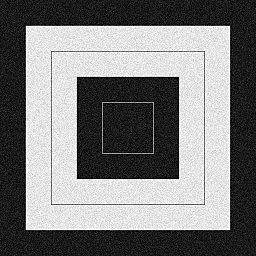
#> input picture img/gaussian_noise.jpg, 256 x 256 px
$ python 0601filter-blur.py
#> lines starting #> are read from the running program, lines starting #| are printed output that depends on the picture
import cv2
import numpy as np
img = cv2.imread('./img/gaussian_noise.jpg')
#> img is the input picture: shape (256, 256, 3); min 0, max 255, mean 122.3

kernel = np.ones((5,5))/25
blured = cv2.filter2D(img, -1, kernel)
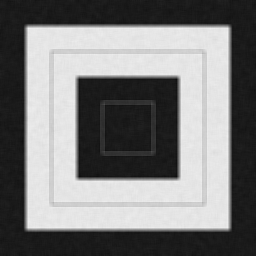
#> blured: shape (256, 256, 3); min 14, max 240, mean 122.3
cv2.imshow("origin", img)
cv2.imshow("blured", blured)
cv2.waitKey(0)
cv2.destroyAllWindows()

k1 = np.array([[1, 2, 1],
              [2, 4, 2],
              [1, 2, 1]]) / 16

blur1 = cv2.filter2D(img, -1, k1)
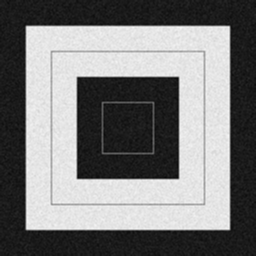
#> blur1: shape (256, 256, 3); min 7, max 247, mean 122.3
cv2.imshow("origin", img)
cv2.imshow("blur1", blur1)
cv2.waitKey(0)
cv2.destroyAllWindows()

blur2 = cv2.medianBlur(img, 3)
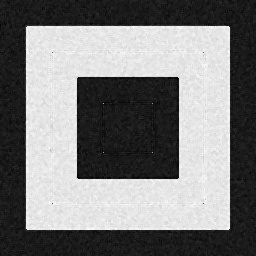
#> blur2: shape (256, 256, 3); min 0, max 253, mean 123
blur3 = cv2.bilateralFilter(img, 5, 75, 75)
cv2.imshow("origin", img)
cv2.imshow("gasussian", blur1)
cv2.imshow("meidan", blur2)
cv2.imshow("bilateral", blur3)

# [5 lines of commented-out code are left out]
cv2.waitKey(0)
cv2.destroyAllWindows()
